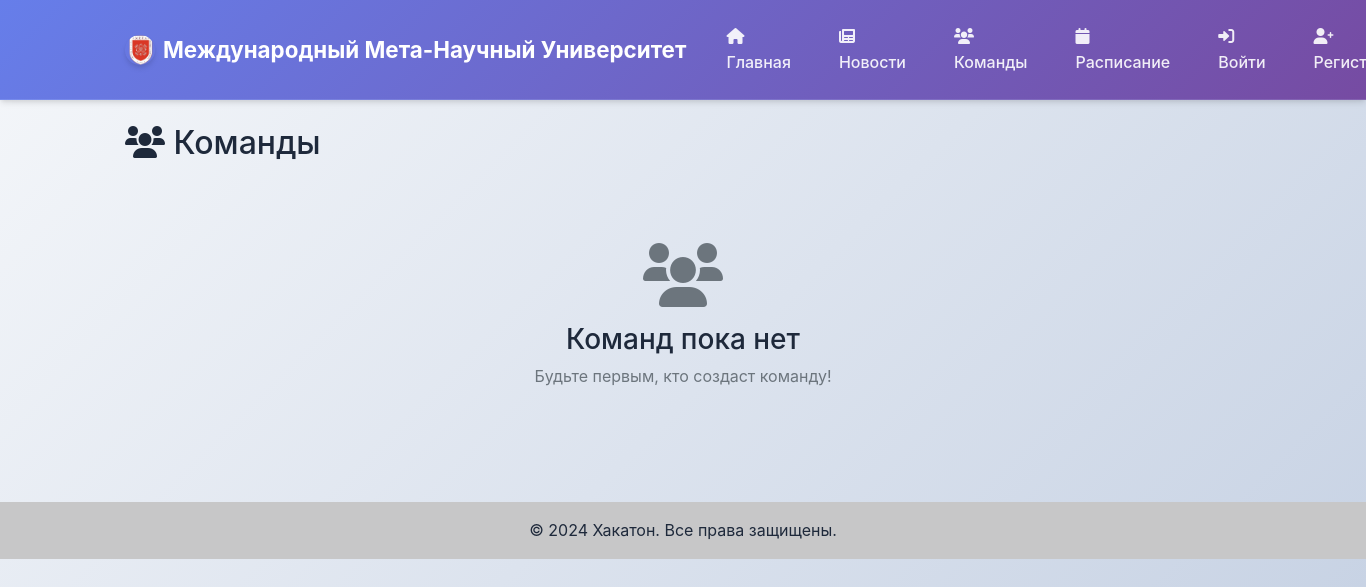
The page /teams/ on the database as committed earlier.
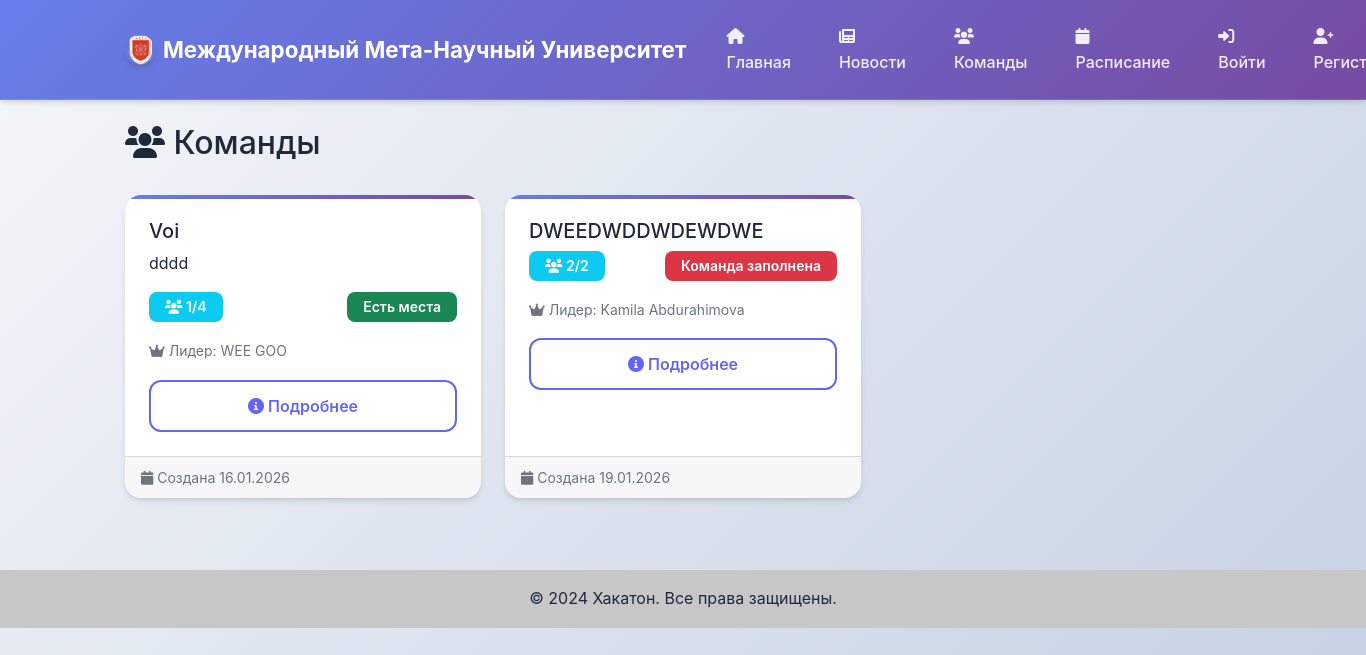
The same page on the database as committed later.
### teams/models.py (models this page shows, shortened)
class Team(models.Model):
    id = models.AutoField(primary_key=True)
    name = models.CharField(max_length=100, unique=True)
    description = models.TextField(blank=True)
    leader = models.ForeignKey(settings.AUTH_USER_MODEL, on_delete=models.CASCADE, related_name='led_teams')
    max_members = models.IntegerField(default=4)
    created_at = models.DateTimeField(auto_now_add=True)
    is_active = models.BooleanField(default=True)
    def member_count(self):
        return self.members.count()
    def is_full(self):
        return self.member_count() >= self.max_members

### accounts/models.py (models this page shows, shortened)
class User(AbstractUser):
    ROLE_CHOICES = [
        ('participant', 'Участник'),
        ('admin', 'Администратор'),
    ]
    role = models.CharField(max_length=20, choices=ROLE_CHOICES, default='participant')
    skills = models.TextField(blank=True, help_text="Навыки через запятую")
    about = models.TextField(blank=True, help_text="О себе")
    team = models.ForeignKey('teams.Team', on_delete=models.SET_NULL, null=True, blank=True, related_name='members')
    created_at = models.DateTimeField(auto_now_add=True)

### teams/views.py (the view)
# urls.py: path('', views.TeamListView.as_view(), name='list'),
class TeamListView(ListView):
    model = Team
    template_name = 'teams/team_list.html'
    context_object_name = 'teams'
    def get_queryset(self):
        return Team.objects.filter(is_active=True).select_related('leader')

### templates/teams/team_list.html (shortened to what this page needs)
{% extends 'base.html' %}
{% load static %}
{% block content %}
<div class="d-flex justify-content-between align-items-center mb-4">
    <h2>
        <i class="fas fa-users"></i> Команды
    </h2>
</div>
{% if teams %}
    <div class="row">
        {% for team in teams %}
            <div class="col-md-6 col-lg-4 mb-4">
                <div class="card h-100 team-card">
                    <div class="card-body">
                        <h5 class="card-title">
                            {{ team.name }}
                        </h5>
                        {% if team.description %}
                            <p class="card-text">{{ team.description|truncatewords:20 }}</p>
                        {% endif %}
                        <div class="mb-3">
                            <div class="d-flex justify-content-between align-items-center">
                                <span class="badge bg-info">
                                    <i class="fas fa-users"></i> {{ team.member_count }}/{{ team.max_members }}
                                </span>
                                {% if team.is_full %}
                                    <span class="badge bg-danger">Команда заполнена</span>
                                {% else %}
                                    <span class="badge bg-success">Есть места</span>
                                {% endif %}
                            </div>
                        </div>
                        <div class="mb-3">
                            <small class="text-muted">
                                <i class="fas fa-crown"></i> Лидер: {{ team.leader.get_full_name|default:team.leader.username }}
                            </small>
                        </div>
                        <div class="d-grid gap-2">
                            <a href="{% url 'teams:detail' team.pk %}" class="btn btn-outline-primary">
                                <i class="fas fa-info-circle"></i> Подробнее
                            </a>
                        </div>
                    </div>
                    <div class="card-footer text-muted">
                        <small>
                            <i class="fas fa-calendar"></i> Создана {{ team.created_at|date:"d.m.Y" }}
                        </small>
                    </div>
                </div>
            </div>
        {% endfor %}
    </div>
{% else %}
    <div class="text-center py-5">
        <i class="fas fa-users fa-4x text-muted mb-3"></i>
        <h3>Команд пока нет</h3>
        <p class="text-muted">Будьте первым, кто создаст команду!</p>
    </div>
{% endif %}
{% endblock %}

Rows that differ between the two databases and show on the page:
added Team: name "Voi", description "dddd", member_count "1", max_members "4", shows "Есть места", leader.get_full_name "WEE GOO", created_at "16.01.2026"
added Team: name "DWEEDWDDWDEWDWE", member_count "2", max_members "2", shows "Команда заполнена", leader.get_full_name "Kamila Abdurahimova", created_at "19.01.2026"
Other text that changed with them:
text no longer shown: "Команд пока нет Будьте первым, кто создаст команду!"
